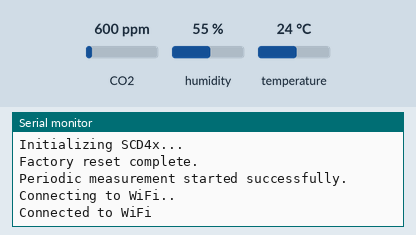
Simulated run of this sketch. Board: ESP32. Shown: the last lines printed to the serial monitor. The inputs (shaded band) are chosen by the test bench; at power-on: CO2 600 ppm, humidity 55 %, temperature 24 °C. WiFi joins after 1.5 s; servers stay silent unless stated; uploads are accepted with an empty reply.

Above: at 3.2 s.
3.3 s: CO2 set to 452 ppm
At 8.6 s:
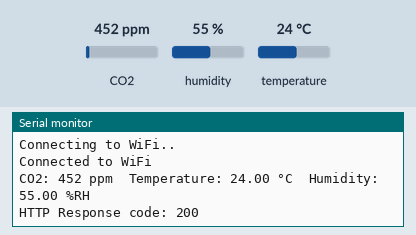
11.0 s: humidity set to 22 %
At 12.36 s:
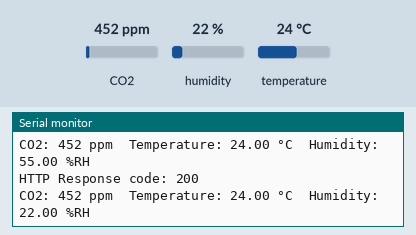
18.7 s: temperature set to 12 °C
At 24.2 s:
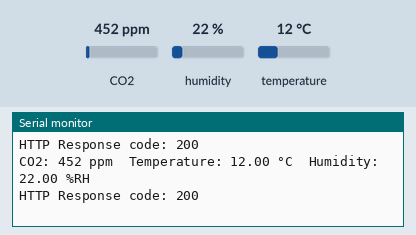

The sketch:

esp32.ino
```cpp
#include <Wire.h>
#include <SensirionI2CScd4x.h>
#include <WiFi.h>
#include <HTTPClient.h>
#include <string>

// Define WiFi credentials
const char* ssid = "日月星辰";
const char* password = "048925525";

// Define server address (localhost)
const char* serverName = "http://192.168.84.237:8080/data";

SensirionI2CScd4x scd4x;

void setup() {
   Serial.begin(115200);
   while (!Serial) {
       delay(100); // Wait for the Serial Monitor to open
   }

   Wire.begin(); // Initialize I2C communication
   Serial.println("Initializing SCD4x...");

   // Initialize sensor - no return value, just attempt to initialize
   scd4x.begin(Wire);  // No need to check for error value here

   // Stop any ongoing periodic measurements
   scd4x.stopPeriodicMeasurement();  // No need to check error code

   // Perform a factory reset (optional but useful for troubleshooting)
   scd4x.performFactoryReset();  // No need to check error code
   Serial.println("Factory reset complete.");

   // Start periodic measurement
   scd4x.startPeriodicMeasurement();  // No need to check error code
   Serial.println("Periodic measurement started successfully.");

   // Connect to WiFi
   WiFi.begin(ssid, password);
   Serial.print("Connecting to WiFi");

   while (WiFi.status() != WL_CONNECTED) {
       Serial.print(".");
       delay(1000);
   }
   Serial.println("\nConnected to WiFi");
}

void loop() {
   uint16_t error;
   char errorMessage[256];

   // Wait for 5 seconds (SCD4x updates every 5 seconds in periodic mode)
   delay(5000);

   uint16_t co2 = 0;
   float temperature = 0.0f;
   float humidity = 0.0f;

   // Check if data is ready
   bool isDataReady = false;
   error = scd4x.getDataReadyFlag(isDataReady);  // Returns error code
   if (error) {
       errorToString(error, errorMessage, sizeof(errorMessage));
       Serial.print("Error checking data ready flag: ");
       Serial.println(errorMessage);
       return;
   }

   if (!isDataReady) {
       Serial.println("Data not ready yet, skipping...");
       return;
   }

   // Read the measurement data
   error = scd4x.readMeasurement(co2, temperature, humidity);  // Returns error code
   if (error) {
       errorToString(error, errorMessage, sizeof(errorMessage));
       Serial.print("Error reading measurement: ");
       Serial.println(errorMessage);
       return;
   }

   // Check for invalid samples (CO2 = 0 is an invalid reading)
   if (co2 == 0) {
       Serial.println("Invalid sample detected, skipping...");
       return;
   }

   // Print the results
   Serial.print("CO2: ");
   Serial.print(co2);
   Serial.print(" ppm\t");

   Serial.print("Temperature: ");
   Serial.print(temperature);
   Serial.print(" °C\t");

   Serial.print("Humidity: ");
   Serial.print(humidity);
   Serial.println(" %RH");

   // Send data to the server
   HTTPClient http;

   // Start the HTTP POST request
   http.begin(serverName);

   // Set the content type to JSON
   http.addHeader("Content-Type", "application/json");

   // Create a JSON payload
   String jsonData = "{";
   jsonData += "\"co2\":\"" + String(co2) + "\",";
   jsonData += "\"humidity\":\"" + String(humidity) + "\",";
   jsonData += "\"temperature\":\"" + String(temperature) + "\"";
   jsonData += "}";

   int httpResponseCode = http.POST(jsonData);
   // Send the HTTP POST request


   // Check the HTTP response
   if (httpResponseCode > 0) {
       Serial.print("HTTP Response code: ");
       Serial.println(httpResponseCode);
   } else {
       Serial.print("Error on sending POST request: ");
       Serial.println(httpResponseCode);
   }

   // End the HTTP request
   http.end();
}
```

Measured:
- after the input at 3.3 s, the serial monitor: prints a new line after 3.7 s (image 1)
- after the input at 11.0 s, the serial monitor: prints a new line after 1.2 s (image 2)
- after the input at 18.7 s, the serial monitor: prints a new line after 3.9 s (image 3)
